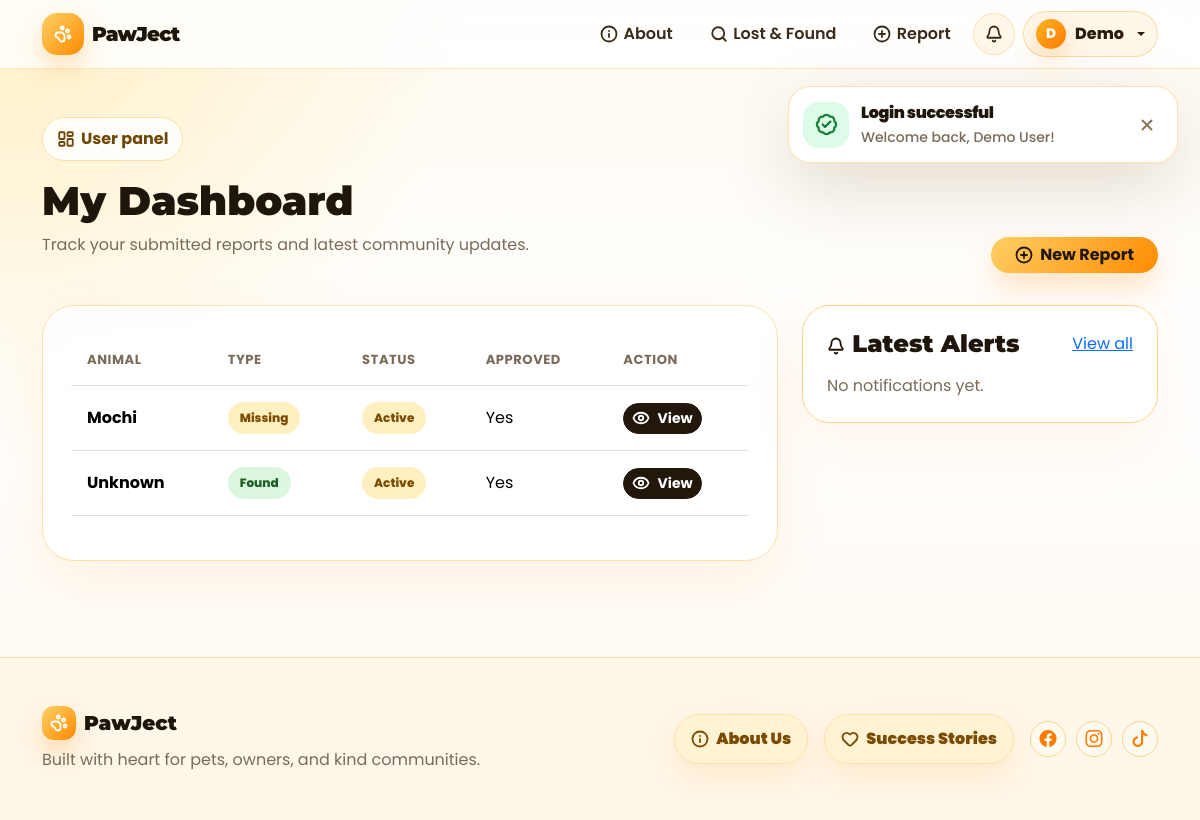
/?route=dashboard (signed in), run on the app's committed database.
### tables this page shows
CREATE TABLE reports (
  id INT AUTO_INCREMENT PRIMARY KEY,
  user_id INT NOT NULL,
  report_type ENUM('missing','found') NOT NULL,
  animal_name VARCHAR(100),
  species VARCHAR(50) NOT NULL,
  breed VARCHAR(100),
  color VARCHAR(100) NOT NULL,
  gender VARCHAR(20) DEFAULT 'Unknown',
  last_seen_date DATE NOT NULL,
  location VARCHAR(255) NOT NULL,
  owner_contact VARCHAR(255),
  description TEXT,
  photo VARCHAR(255),
  status ENUM('active','reunited','closed') DEFAULT 'active',
  is_approved TINYINT(1) DEFAULT 0,
  created_at TIMESTAMP DEFAULT CURRENT_TIMESTAMP,
  FOREIGN KEY (user_id) REFERENCES users(id) ON DELETE CASCADE
);

### app/controllers/BaseController.php (called while the page is built, shortened)
<?php
class BaseController
{
    protected function view($view, $data = [])
    {
        extract($data);
        require __DIR__ . '/../views/layouts/header.php';
        require __DIR__ . '/../views/' . $view . '.php';
        require __DIR__ . '/../views/layouts/footer.php';
    }
}

### app/controllers/ReportController.php (called while the page is built, shortened)
<?php
class ReportController extends BaseController
{
    public function dashboard()
    {
        $reports = Report::byUser($_SESSION['user']['id']);
        $this->view('reports/dashboard', compact('reports', 'notifications'));
    }
}

### public/index.php (called while the page is built, shortened)
<?php
$config = require __DIR__ . '/../config/database.php';
require __DIR__ . '/../app/models/Database.php';
require __DIR__ . '/../app/models/Report.php';
require __DIR__ . '/../app/controllers/BaseController.php';
require __DIR__ . '/../app/controllers/ReportController.php';
$route = $_GET['route'] ?? 'home';
$routes = [
  'home' => [HomeController::class,'index'],
  'reports' => [ReportController::class,'index'],
  'about' => [HomeController::class,'about'],
  'success-stories' => [HomeController::class,'successStories'],
  'report-show' => [ReportController::class,'show'],
  'report-create' => [ReportController::class,'create'],
  'report-store' => [ReportController::class,'store'],
  'sighting-store' => [ReportController::class,'storeSighting'],
  'comment-store' => [ReportController::class,'storeComment'],
  'close-request-store' => [ReportController::class,'storeCloseRequest'],
  'login' => [AuthController::class,'login'],
  'login-post' => [AuthController::class,'loginPost'],
  'register' => [AuthController::class,'register'],
  'register-post' => [AuthController::class,'registerPost'],
  'logout' => [AuthController::class,'logout'],
  'profile' => [AuthController::class,'profile'],
  'profile-update' => [AuthController::class,'updateProfile'],
  'password-update' => [AuthController::class,'updatePassword'],
  'dashboard' => [ReportController::class,'dashboard'],
  'notifications' => [ReportController::class,'notifications'],
  'notifications-read' => [ReportController::class,'markNotificationsRead'],
  'admin' => [AdminController::class,'index'],
  'admin-analytics' => [AdminController::class,'analytics'],
  'admin-status' => [AdminController::class,'status'],
  'admin-close-request' => [AdminController::class,'closeRequest'],
  'admin-delete' => [AdminController::class,'delete'],
];
[$class,$method] = $routes[$route];
(new $class)->$method();

### app/models/Database.php (called while the page is built, shortened)
<?php
class Database {
  private static ?PDO $pdo = null;
  public static function connect(array $config): void {
    $dsn = "mysql:host={$config['host']};dbname={$config['dbname']};charset={$config['charset']}";
    self::$pdo = new PDO($dsn, $config['username'], $config['password'], [
      PDO::ATTR_ERRMODE => PDO::ERRMODE_EXCEPTION,
      PDO::ATTR_DEFAULT_FETCH_MODE => PDO::FETCH_ASSOC
    ]);
  }
  public static function pdo(): PDO { return self::$pdo; }
}

### app/models/Report.php (called while the page is built, shortened)
<?php
class Report
{
    public static function byUser($uid)
    {
        $stmt = Database::pdo()->prepare('SELECT * FROM reports WHERE user_id = ? ORDER BY created_at DESC');
        $stmt->execute([$uid]);
        return $stmt->fetchAll();
    }
}

### app/views/reports/dashboard.php (the view, shortened to what this page needs)
<?php
$reports = $reports ?? [];
$notifications = $notifications ?? [];
?>
<div class="container py-5">
  <div class="section-head">
    <div>
      <span class="eyebrow"><i data-lucide="layout-dashboard"></i> User panel</span>
      <h1 class="fw-black mt-3">My Dashboard</h1>
      <p class="text-muted">Track your submitted reports and latest community updates.</p>
    </div>
    <a class="btn btn-brand rounded-pill px-4" href="?route=report-create"><i data-lucide="circle-plus"></i> New Report</a>
  </div>
  <div class="row g-4 mt-2">
    <div class="col-lg-8">
      <div class="table-responsive dashboard-table">
        <table class="table align-middle">
          <thead><tr><th>Animal</th><th>Type</th><th>Status</th><th>Approved</th><th>Action</th></tr></thead>
          <tbody>
            <?php foreach ($reports as $r): ?>
              <tr>
                <td class="fw-bold"><?= htmlspecialchars($r['animal_name'] ?: 'Unknown') ?></td>
                <td><span class="tag <?= htmlspecialchars($r['report_type']) ?>"><?= ucfirst(htmlspecialchars($r['report_type'])) ?></span></td>
                <td><span class="tag <?= htmlspecialchars($r['status']) ?>"><?= ucfirst(htmlspecialchars($r['status'])) ?></span></td>
                <td><?= $r['is_approved'] ? 'Yes' : 'Pending' ?></td>
                <td><a href="?route=report-show&id=<?= htmlspecialchars($r['id']) ?>" class="btn btn-sm btn-dark rounded-pill"><i data-lucide="eye"></i> View</a></td>
              </tr>
            <?php endforeach; ?>
          </tbody>
        </table>
      </div>
    </div>
    <div class="col-lg-4">
      <div class="dashboard-side-card">
        <div class="d-flex justify-content-between align-items-center mb-3">
          <h4 class="fw-black mb-0"><i data-lucide="bell"></i> Latest Alerts</h4>
          <a href="?route=notifications">View all</a>
        </div>
        <?php if(empty($notifications)): ?><p class="text-muted mb-0">No notifications yet.</p><?php endif; ?>
      </div>
    </div>
  </div>
</div>

### public/assets/css/style.css (style rules this page uses)
:root { --orange: #ff8a00; --orange2: #ff6b00; --yellow: #ffd166; --cream: #fff8ea; --soft: #fff1d6; --dark: #1f160b; --muted: #7a6b5a; --line: #ffe0aa; }
* { box-sizing: border-box }
body { font-family: Poppins, system-ui, -apple-system, Segoe UI, sans-serif; background: radial-gradient(circle at top left, #fff0c6 0, transparent 32%), linear-gradient(180deg, #fffaf0 0, #fff 45%, #fff8ed 100%); color: var(--dark) }
h1, h2, h3, h4, h5, .navbar-brand { font-family: Montserrat, Poppins, sans-serif }
.fw-black { font-weight: 900 }
.text-muted { color: var(--muted) !important }
.lucide { width: 18px; height: 18px; stroke-width: 2.4; vertical-align: -3px }
.btn { font-weight: 700; display: inline-flex; align-items: center; justify-content: center; gap: .45rem }
.btn-brand, .btn-warning { background: linear-gradient(135deg, var(--yellow), var(--orange)); border: 0; color: #20160b !important; box-shadow: 0 14px 28px rgba(255, 138, 0, .22) }
.btn-dark { background: #22170b; border-color: #22170b }
.eyebrow { display: inline-flex; align-items: center; gap: .4rem; border: 1px solid var(--line); background: rgba(255, 255, 255, .8); border-radius: 999px; padding: .55rem .85rem; font-weight: 700; color: #6f4708 }
.section-head { display: flex; justify-content: space-between; align-items: end; gap: 1rem }
.tag { display: inline-flex; align-items: center; gap: .3rem; padding: 7px 12px; border-radius: 99px; font-size: 12px; font-weight: 800 }
.tag.missing { background: #fff0c2; color: #7a4b00 }
.tag.found { background: #dbf7df; color: #1b5e20 }
.tag.active { background: #fff0c2; color: #7a4b00 }
.filter-card, .form-shell, .auth-card, .dashboard-table, .info-box, .sighting { background: rgba(255, 255, 255, .88); border: 1px solid var(--line); box-shadow: 0 18px 55px rgba(255, 138, 0, .09) }
.filter-card, .form-shell, .auth-card, .dashboard-table { border-radius: 32px; padding: 28px }
.table>:not(caption)>*>* { padding: 1rem }
.table thead th { color: #7a6b5a; font-size: .82rem; text-transform: uppercase; letter-spacing: .04em }
.pet-location .lucide, .tag .lucide, .btn .lucide, .nav-link .lucide { flex: 0 0 auto; }
.timeline-card, .comment-box, .dashboard-side-card, .analytics-card, .notification-page-list, .empty-state { border: 1px solid #ffd28a; border-radius: 28px; background: #fff; box-shadow: 0 20px 60px rgba(255,138,0,.08); padding: 24px; }

### data on the page
reports: animal_name "Mochi", report_type "Missing", status "Active", is_approved "Yes"
reports: animal_name "Unknown", report_type "Found", status "Active", is_approved "Yes"

### other printed values
$initial "D"
$firstName "Demo"
$flashTitle "Login successful"
$flashMessage "Welcome back, Demo User!"
